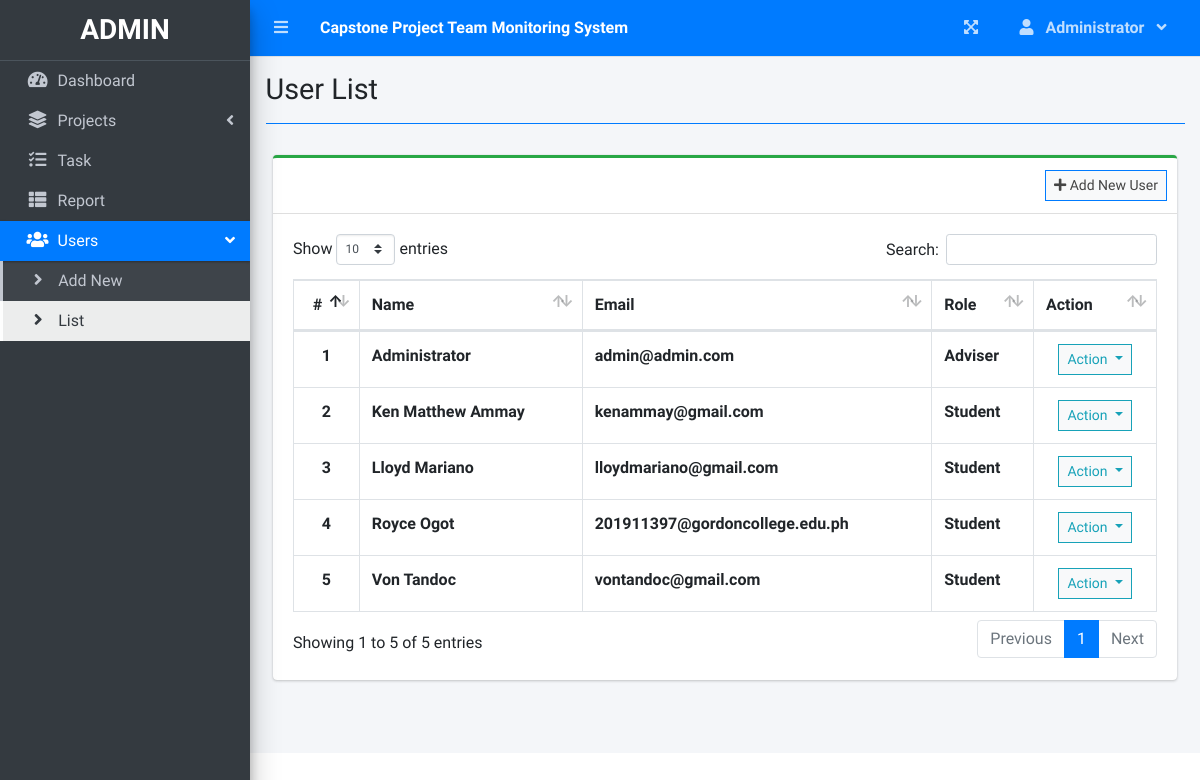
The page /index.php?page=user_list (signed in) on the database its author committed.
### tables this page shows
CREATE TABLE `users` (
  `id` int(30) NOT NULL,
  `firstname` varchar(200) NOT NULL,
  `lastname` varchar(200) NOT NULL,
  `email` varchar(200) NOT NULL,
  `password` text NOT NULL,
  `type` tinyint(1) NOT NULL DEFAULT 2 COMMENT '1 = admin, 2 = staff',
  `avatar` text NOT NULL DEFAULT 'no-image-available.png',
  `date_created` datetime NOT NULL DEFAULT current_timestamp()
);

### user_list.php (the view, shortened to what this page needs)
<?php include'db_connect.php' ?>
<div class="col-lg-12">
	<div class="card card-outline card-success">
		<div class="card-header">
			<div class="card-tools">
				<a class="btn btn-block btn-sm btn-default btn-flat border-primary" href="./index.php?page=new_user"><i class="fa fa-plus"></i> Add New User</a>
			</div>
		</div>
		<div class="card-body">
			<table class="table tabe-hover table-bordered" id="list">
				<thead>
					<tr>
						<th class="text-center">#</th>
						<th>Name</th>
						<th>Email</th>
						<th>Role</th>
						<th>Action</th>
					</tr>
				</thead>
				<tbody>
					<?php
					$i = 1;
					$type = array('',"Adviser","Student");
					$qry = $conn->query("SELECT *,concat(firstname,' ',lastname) as name FROM users order by concat(firstname,' ',lastname) asc");
					while($row= $qry->fetch_assoc()):
					?>
					<tr>
						<th class="text-center"><?php echo $i++ ?></th>
						<td><b><?php echo ucwords($row['name']) ?></b></td>
						<td><b><?php echo $row['email'] ?></b></td>
						<td><b><?php echo $type[$row['type']] ?></b></td>
						<td class="text-center">
							<button type="button" class="btn btn-default btn-sm btn-flat border-info wave-effect text-info dropdown-toggle" data-toggle="dropdown" aria-expanded="true">
		                      Action
		                    </button>
						</td>
					</tr>
				<?php endwhile; ?>
				</tbody>
			</table>
		</div>
	</div>
</div>

### index.php (shortened to what this page needs)
<!DOCTYPE html>
<html lang="en">
<?php
	include 'header.php'
?>
<body class="hold-transition sidebar-mini layout-fixed layout-navbar-fixed layout-footer-fixed">
<div class="wrapper">
  <?php include 'topbar.php' ?>
  <?php include 'sidebar.php' ?>
  <div class="content-wrapper">
    <div class="content-header">
      <div class="container-fluid">
        <div class="row mb-2">
          <div class="col-sm-6">
            <h1 class="m-0"><?php echo $title ?></h1>
          </div>
        </div>
            <hr class="border-primary">
      </div>
    </div>
    <section class="content">
      <div class="container-fluid">
         <?php
            $page = isset($_GET['page']) ? $_GET['page'] : 'home';
            if(!file_exists($page.".php")){
                include '404.html';
            }else{
            include $page.'.php';
            }
          ?>
      </div>
    </section>
  </div>
</div>
</body>
</html>

### header.php (shortened to what this page needs)
<head>
  <?php
  $title = isset($_GET['page']) ? ucwords(str_replace("_", ' ', $_GET['page'])) : "Home";
  ?>
  <link rel="stylesheet" href="assets/plugins/fontawesome-free/css/all.min.css">
  <link rel="stylesheet" href="assets/plugins/overlayScrollbars/css/OverlayScrollbars.min.css">
  <link rel="stylesheet" href="assets/plugins/datatables-bs4/css/dataTables.bootstrap4.min.css">
  <link rel="stylesheet" href="assets/plugins/datatables-responsive/css/responsive.bootstrap4.min.css">
  <link rel="stylesheet" href="assets/plugins/datatables-buttons/css/buttons.bootstrap4.min.css">
  <link rel="stylesheet" href="assets/plugins/select2/css/select2.min.css">
  <link rel="stylesheet" href="assets/plugins/select2-bootstrap4-theme/select2-bootstrap4.min.css">
  <link rel="stylesheet" href="assets/plugins/sweetalert2-theme-bootstrap-4/bootstrap-4.min.css">
  <link rel="stylesheet" href="assets/plugins/toastr/toastr.min.css">
  <link rel="stylesheet" href="assets/plugins/dropzone/min/dropzone.min.css">
  <link rel="stylesheet" href="assets/dist/css/jquery.datetimepicker.min.css">
  <link rel="stylesheet" href="assets/plugins/icheck-bootstrap/icheck-bootstrap.min.css">
  <link rel="stylesheet" href="assets/plugins/bootstrap4-toggle/css/bootstrap4-toggle.min.css">
  <link rel="stylesheet" href="assets/dist/css/adminlte.min.css">
  <link rel="stylesheet" href="assets/dist/css/styles.css">
  <link rel="stylesheet" href="assets/plugins/summernote/summernote-bs4.min.css">
</head>

### topbar.php (shortened to what this page needs)
<nav class="main-header navbar navbar-expand navbar-primary navbar-dark ">
  <ul class="navbar-nav">
    <?php if(isset($_SESSION['login_id'])): ?>
    <li class="nav-item">
      <a class="nav-link" data-widget="pushmenu" href="" role="button"><i class="fas fa-bars"></i></a>
    </li>
  <?php endif; ?>
    <li>
      <a class="nav-link text-white"  href="./" role="button"> <large><b><?php echo $_SESSION['system']['name'] ?></b></large></a>
    </li>
  </ul>
  <ul class="navbar-nav ml-auto">
    <li class="nav-item">
      <a class="nav-link" data-widget="fullscreen" href="#" role="button">
        <i class="fas fa-expand-arrows-alt"></i>
      </a>
    </li>
   <li class="nav-item dropdown">
          <a class="nav-link"  data-toggle="dropdown" aria-expanded="true" href="javascript:void(0)">
            <span>
              <div class="d-felx badge-pill">
                <span class="fa fa-user mr-2"></span>
                <span><b><?php echo ucwords($_SESSION['login_firstname']) ?></b></span>
                <span class="fa fa-angle-down ml-2"></span>
              </div>
            </span>
          </a>
    </li>
  </ul>
</nav>

### sidebar.php (shortened to what this page needs)
<aside class="main-sidebar sidebar-dark-primary elevation-4">
  <div class="dropdown">
 	<a href="./" class="brand-link">
      <?php if($_SESSION['login_type'] == 1): ?>
      <h3 class="text-center p-0 m-0"><b>ADMIN</b></h3>
      <?php else: ?>
      <h3 class="text-center p-0 m-0"><b>USER</b></h3>
      <?php endif; ?>
  </a>
  </div>
  <div class="sidebar pb-4 mb-4">
    <nav class="mt-2">
      <ul class="nav nav-pills nav-sidebar flex-column nav-flat" data-widget="treeview" role="menu" data-accordion="false">
        <li class="nav-item dropdown">
          <a href="./" class="nav-link nav-home">
            <i class="nav-icon fas fa-tachometer-alt"></i>
            <p>
              Dashboard
            </p>
          </a>
        </li>
        <li class="nav-item">
          <a href="#" class="nav-link nav-edit_project nav-view_project">
            <i class="nav-icon fas fa-layer-group"></i>
            <p>
              Projects
              <i class="right fas fa-angle-left"></i>
            </p>
          </a>
        </li>
        <li class="nav-item">
              <a href="./index.php?page=task_list" class="nav-link nav-task_list">
                <i class="fas fa-tasks nav-icon"></i>
                <p>Task</p>
              </a>
        </li>
        <?php if($_SESSION['login_type'] != 3): ?>
         <li class="nav-item">
              <a href="./index.php?page=reports" class="nav-link nav-reports">
                <i class="fas fa-th-list nav-icon"></i>
                <p>Report</p>
              </a>
        </li>
        <?php endif; ?>
        <?php if($_SESSION['login_type'] == 1): ?>
        <li class="nav-item">
          <a href="#" class="nav-link nav-edit_user">
            <i class="nav-icon fas fa-users"></i>
            <p>
              Users
              <i class="right fas fa-angle-left"></i>
            </p>
          </a>
          <ul class="nav nav-treeview">
            <li class="nav-item">
              <a href="./index.php?page=new_user" class="nav-link nav-new_user tree-item">
                <i class="fas fa-angle-right nav-icon"></i>
                <p>Add New</p>
              </a>
            </li>
            <li class="nav-item">
              <a href="./index.php?page=user_list" class="nav-link nav-user_list tree-item">
                <i class="fas fa-angle-right nav-icon"></i>
                <p>List</p>
              </a>
            </li>
          </ul>
        </li>
      <?php endif; ?>
      </ul>
    </nav>
  </div>
</aside>

### rows shown on the page
users: name "Administrator", email "admin@admin.com", type "Adviser"
users: name "Ken Matthew Ammay", email "kenammay@gmail.com", type "Student"
users: name "Lloyd Mariano", email "lloydmariano@gmail.com", type "Student"
users: name "Royce Ogot", email "201911397@gordoncollege.edu.ph", type "Student"
users: name "Von Tandoc", email "vontandoc@gmail.com", type "Student"

### other values the page prints
$_SESSION['system']['name'] "Capstone Project Team Monitoring System"
$_SESSION['login_firstname'] "Administrator"
$title "User List"
